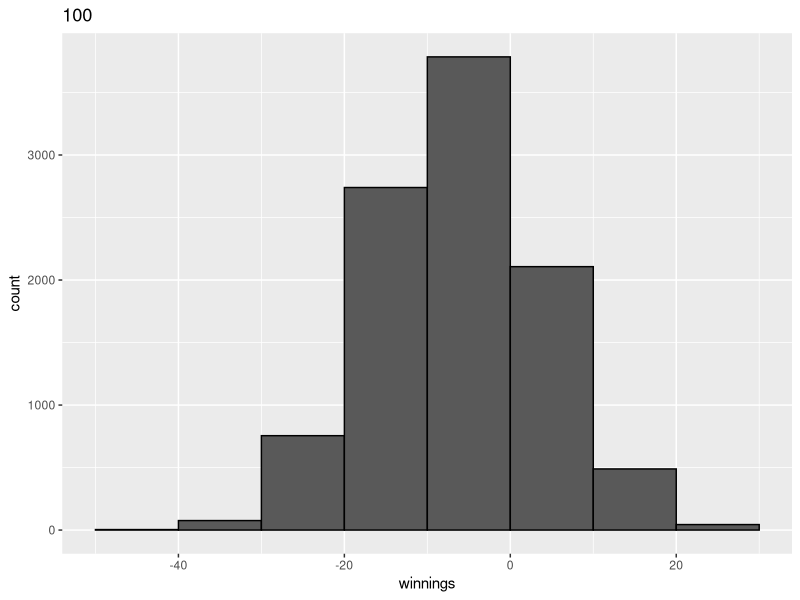
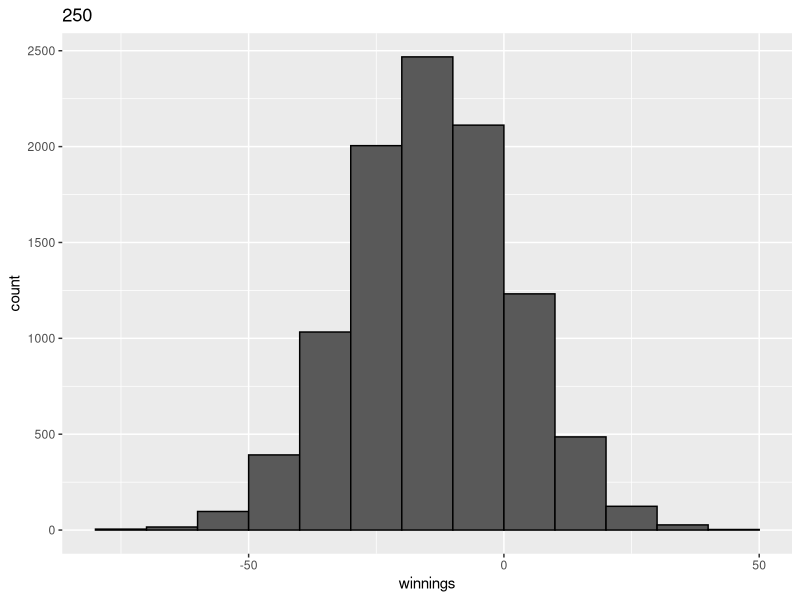
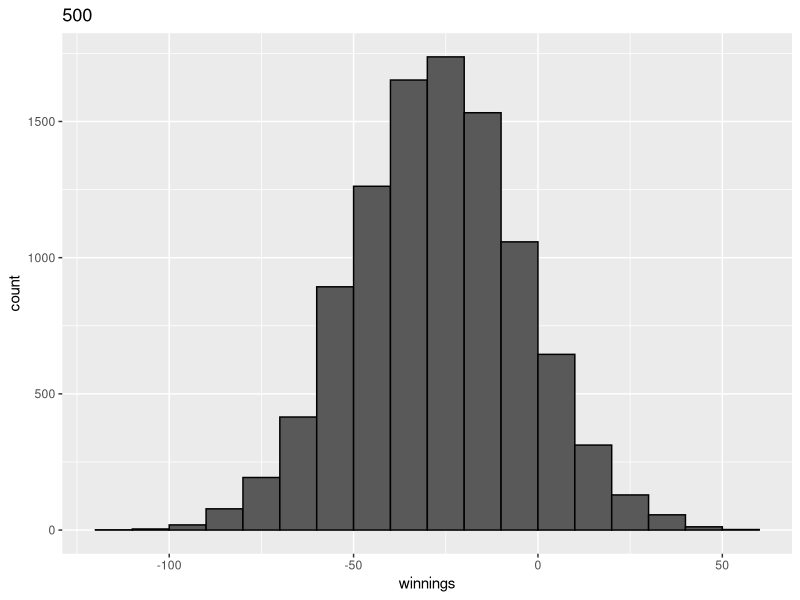
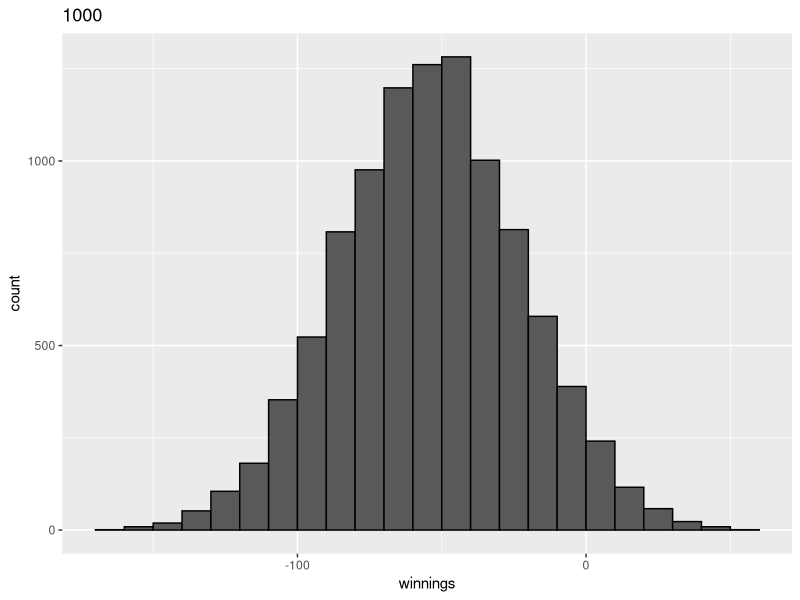
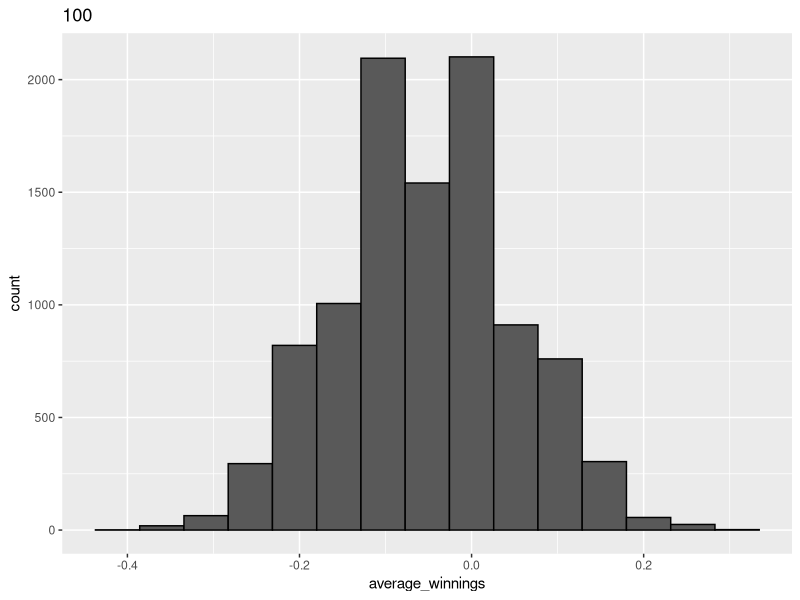
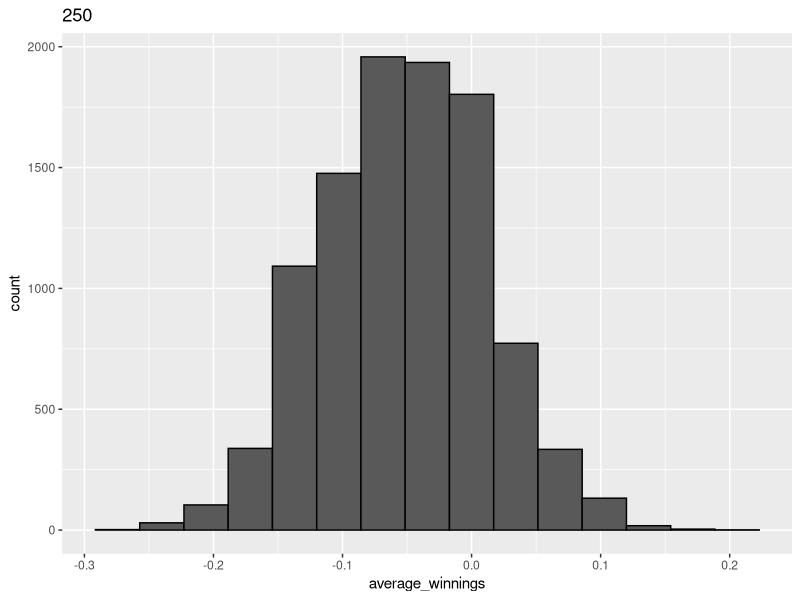
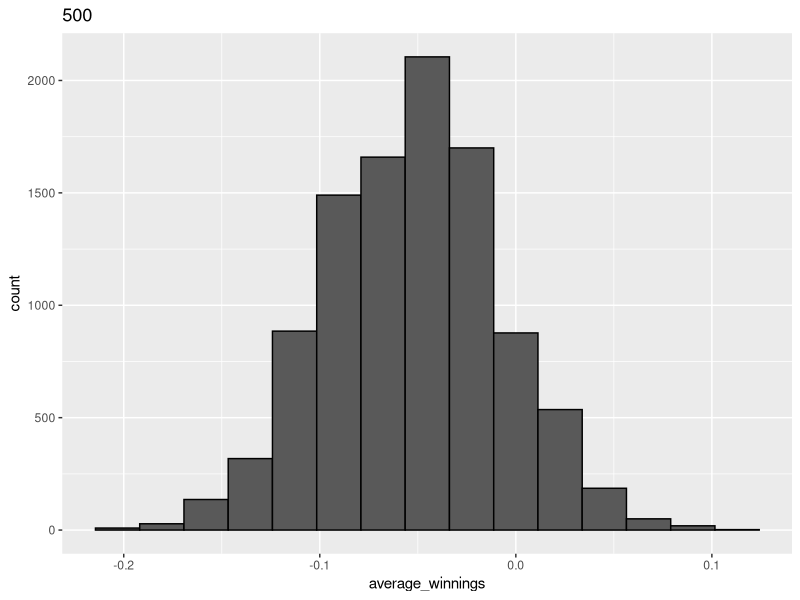
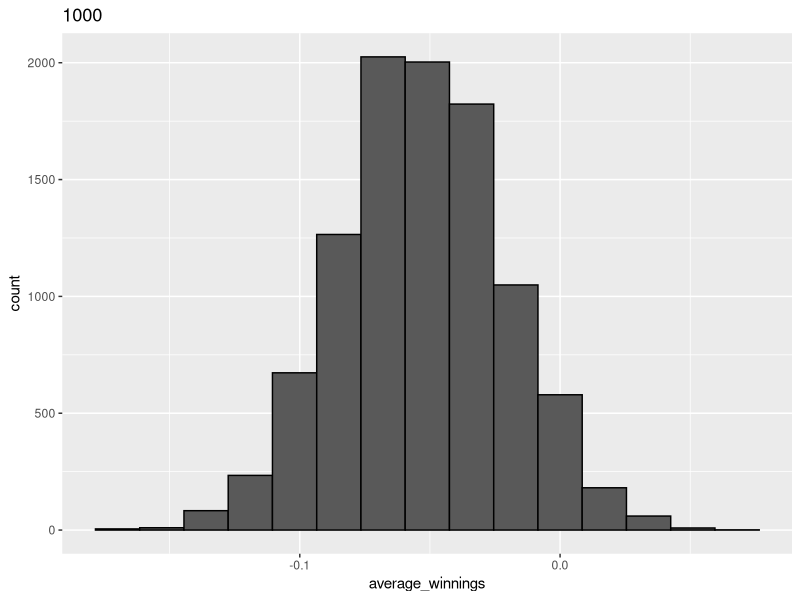

These charts were generated, in order, by the following R code:
## ---- chunk 1
roulette <- function(n) {
    x <- sample(c(-1, 1), n, replace = TRUE, prob = c(10/19, 9/19))
    sum(x)
}
## ---- chunk 2
library(tidyverse)
B <- 10000
ns <- c(100, 250, 500, 1000)
for(n in ns) {
    winnings <- replicate(B, roulette(n))
    p <- data.frame(winnings = winnings) %>% 
        ggplot(aes(x = winnings)) + 
        geom_histogram(binwidth = 10, boundary = 0, color = "black") + 
        ggtitle(n)  
    print(p) 
}
## ---- chunk 3
B <- 10000
ns <- c(100, 250, 500, 1000)
for(n in ns) {
    winnings <- replicate(B, roulette(n))
    p <- data.frame(average_winnings = winnings / n) %>% 
        ggplot(aes(x = average_winnings)) + 
        geom_histogram(bins = 15, center = 0, color = "black") +
        ggtitle(n)
    print(p)
}
## ---- chunk 4
1 - pnorm(sqrt(100) * (1/19) / 0.998614)
## ---- chunk 5
B <- 10^5
winnings <- replicate(B, roulette(100))
mean(winnings > 0)                   
## ---- chunk 6
n <-seq(25, 1000, len = 100)
prob_of_casino_losing <- 1 - pnorm(sqrt(n) * (1/19) / 0.998614)
plot(n, prob_of_casino_losing,
     xlab = "Games Played", 
     ylab = "Probability of Casino Losing Money", 
     main = "Why Casinos Give You Free Drinks")
